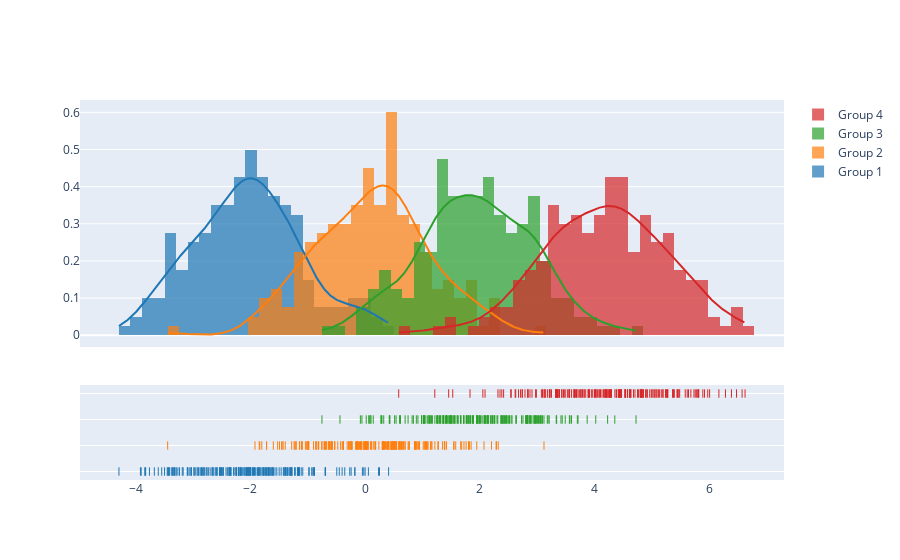

Here is the notebook cell this chart was saved with:
### Code cell
import plotly.figure_factory as ff

# Add histogram data
x1 = np.random.randn(200) - 2
x2 = np.random.randn(200)
x3 = np.random.randn(200) + 2
x4 = np.random.randn(200) + 4

# Group data together
hist_data = [x1, x2, x3, x4]

group_labels = ['Group 1', 'Group 2', 'Group 3', 'Group 4']

# Create distplot with custom bin_size
fig = ff.create_distplot(hist_data, group_labels, bin_size=.2)
fig.show()

### Figure 1 — Plotly figure (JSON) as saved in the notebook; plotly's stock layout.template omitted (floating-point values rounded to 4 significant figures; data arrays with more than 128 entries replaced by an {"elided": "..."} marker saying what was removed)
{"data": [{"autobinx": false, "histnorm": "probability density", "legendgroup": "Group 1", "marker": {"color": "rgb(31, 119, 180)"}, "name": "Group 1", "opacity": 0.7, "type": "histogram", "x": {"elided": "200 float values"}, "xaxis": "x", "xbins": {"end": 0.4097, "size": 0.2, "start": -4.291}, "yaxis": "y"}, {"autobinx": false, "histnorm": "probability density", "legendgroup": "Group 2", "marker": {"color": "rgb(255, 127, 14)"}, "name": "Group 2", "opacity": 0.7, "type": "histogram", "x": {"elided": "200 float values"}, "xaxis": "x", "xbins": {"end": 3.118, "size": 0.2, "start": -3.442}, "yaxis": "y"}, {"autobinx": false, "histnorm": "probability density", "legendgroup": "Group 3", "marker": {"color": "rgb(44, 160, 44)"}, "name": "Group 3", "opacity": 0.7, "type": "histogram", "x": {"elided": "200 float values"}, "xaxis": "x", "xbins": {"end": 4.723, "size": 0.2, "start": -0.7522}, "yaxis": "y"}, {"autobinx": false, "histnorm": "probability density", "legendgroup": "Group 4", "marker": {"color": "rgb(214, 39, 40)"}, "name": "Group 4", "opacity": 0.7, "type": "histogram", "x": {"elided": "200 float values"}, "xaxis": "x", "xbins": {"end": 6.623, "size": 0.2, "start": 0.5856}, "yaxis": "y"}, {"legendgroup": "Group 1", "marker": {"color": "rgb(31, 119, 180)"}, "mode": "lines", "name": "Group 1", "showlegend": false, "type": "scatter", "x": {"elided": "500 float values"}, "xaxis": "x", "y": {"elided": "500 float values"}, "yaxis": "y"}, {"legendgroup": "Group 2", "marker": {"color": "rgb(255, 127, 14)"}, "mode": "lines", "name": "Group 2", "showlegend": false, "type": "scatter", "x": {"elided": "500 float values"}, "xaxis": "x", "y": {"elided": "500 float values"}, "yaxis": "y"}, {"legendgroup": "Group 3", "marker": {"color": "rgb(44, 160, 44)"}, "mode": "lines", "name": "Group 3", "showlegend": false, "type": "scatter", "x": {"elided": "500 float values"}, "xaxis": "x", "y": {"elided": "500 float values"}, "yaxis": "y"}, {"legendgroup": "Group 4", "marker": {"color": "rgb(214, 39, 40)"}, "mode": "lines", "name": "Group 4", "showlegend": false, "type": "scatter", "x": {"elided": "500 float values"}, "xaxis": "x", "y": {"elided": "500 float values"}, "yaxis": "y"}, {"legendgroup": "Group 1", "marker": {"color": "rgb(31, 119, 180)", "symbol": "line-ns-open"}, "mode": "markers", "name": "Group 1", "showlegend": false, "type": "scatter", "x": {"elided": "200 float values"}, "xaxis": "x", "y": {"elided": "200 str values"}, "yaxis": "y2"}, {"legendgroup": "Group 2", "marker": {"color": "rgb(255, 127, 14)", "symbol": "line-ns-open"}, "mode": "markers", "name": "Group 2", "showlegend": false, "type": "scatter", "x": {"elided": "200 float values"}, "xaxis": "x", "y": {"elided": "200 str values"}, "yaxis": "y2"}, {"legendgroup": "Group 3", "marker": {"color": "rgb(44, 160, 44)", "symbol": "line-ns-open"}, "mode": "markers", "name": "Group 3", "showlegend": false, "type": "scatter", "x": {"elided": "200 float values"}, "xaxis": "x", "y": {"elided": "200 str values"}, "yaxis": "y2"}, {"legendgroup": "Group 4", "marker": {"color": "rgb(214, 39, 40)", "symbol": "line-ns-open"}, "mode": "markers", "name": "Group 4", "showlegend": false, "type": "scatter", "x": {"elided": "200 float values"}, "xaxis": "x", "y": {"elided": "200 str values"}, "yaxis": "y2"}], "layout": {"barmode": "overlay", "hovermode": "closest", "legend": {"traceorder": "reversed"}, "xaxis": {"anchor": "y2", "domain": [0.0, 1.0], "zeroline": false}, "yaxis": {"anchor": "free", "domain": [0.35, 1], "position": 0.0}, "yaxis2": {"anchor": "x", "domain": [0, 0.25], "dtick": 1, "showticklabels": false}}}
